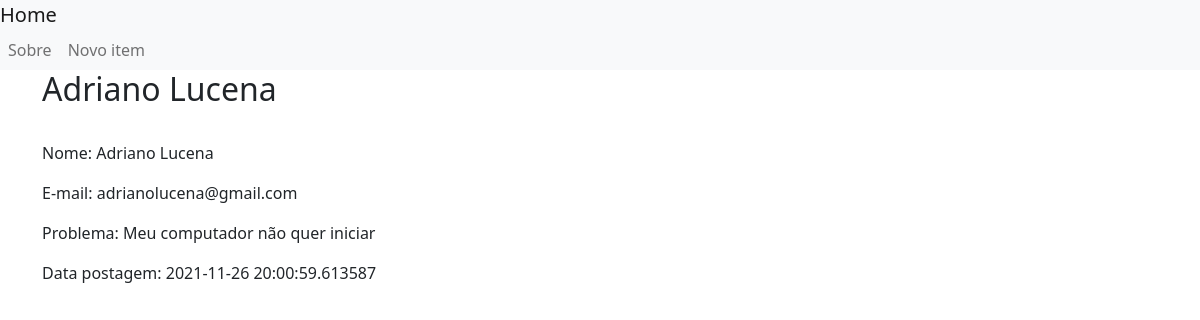
The page /1 on the database its author committed.
### app.py (models this page shows)
class tb_chamados(db.Model):
    id_chamado = db.Column(db.Integer, primary_key=True)
    dt_criacao = db.Column(db.DateTime, default=datetime.datetime.utcnow)
    descricao = db.Column(db.String(200), nullable=False)
    nome = db.Column(db.String(200), nullable=False)
    email = db.Column(db.String(200), nullable=False)
    servico = db.Column(db.String(200), nullable=False)

### app.py (the view)
@app.route('/<int:id_chamado>')
def post(id_chamado):
    post = get_post(id_chamado)
    return render_template('post.html', post=post)

### app.py (called while the page is built)
def get_post(id_chamado):
    post = tb_chamados.query.filter_by(id_chamado=id_chamado).first()
    if post is None:
        abort(484)
    return post

### templates/post.html
{% extends 'base.html' %}
{% block content %}
    <h2>{% block title %} {{ post ['nome'] }} {% endblock %}</h2>
    <span class="badge badge-primary">{{ post['id_chamado'] }}</span>
            <p>Nome: {{ post['nome'] }}</p>
           <p>E-mail: {{ post['email'] }}</p>
           <p>Problema: {{ post['descricao'] }}</p>
           <p>Data postagem: {{ post['dt_criacao'] }}</p>
{% endblock %}

### rows shown on the page
tb_chamados: nome "Adriano Lucena", email "adrianolucena@gmail.com", descricao "Meu computador não quer iniciar", dt_criacao "2021-11-26 20:00:59.613587"
